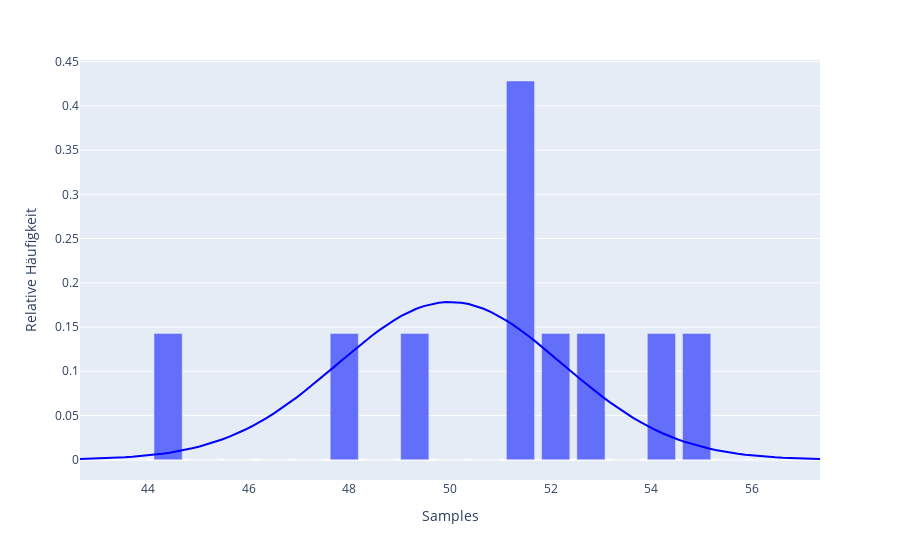
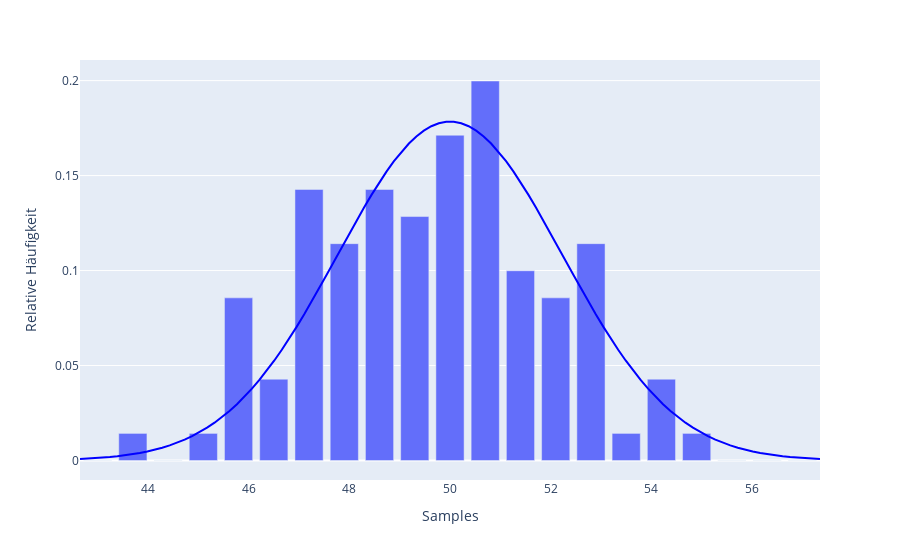
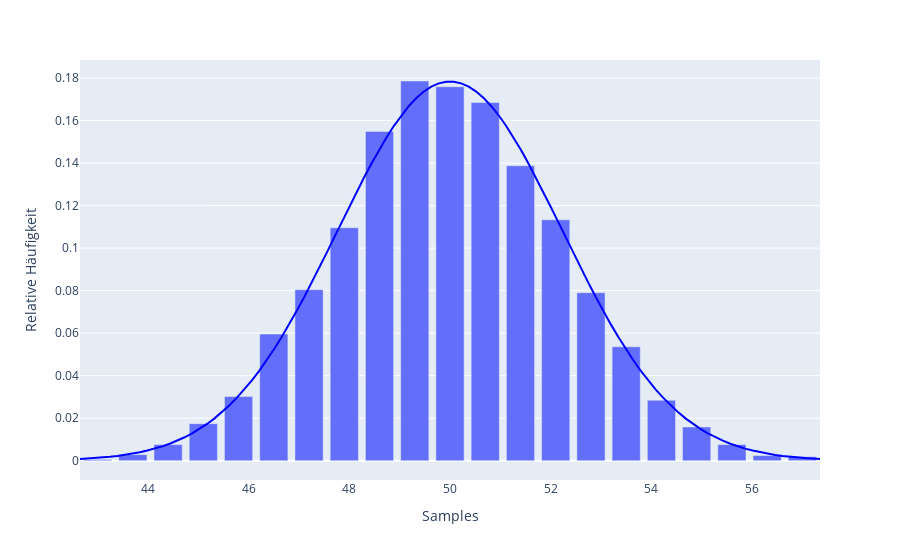
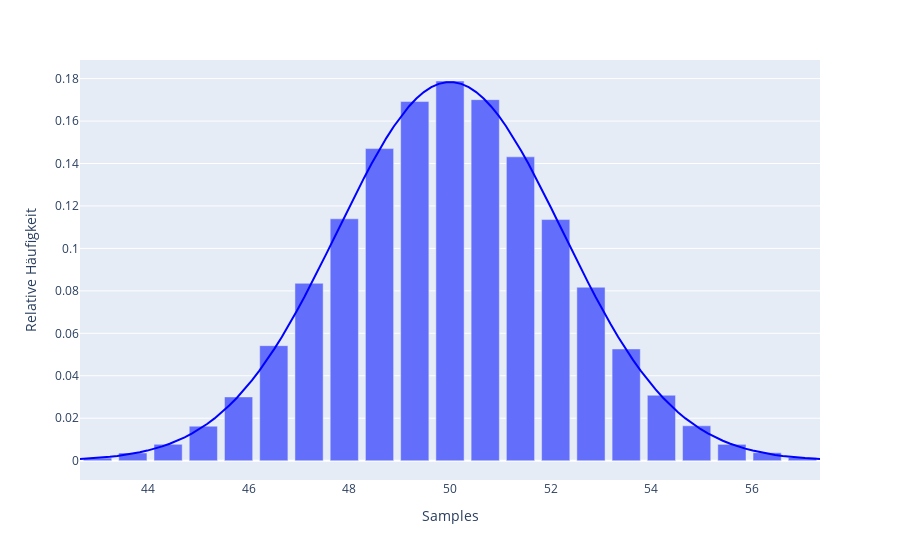

Notebook code cell kept with these figures, in order:
### Code cell
import scipy.stats
import numpy
import pandas
import plotly.express
import plotly.graph_objs

# Fix the random seed to make all experiments reproducible
numpy.random.seed(1738)

Mittelwert=50
Varianz=5
Saeulen=21
ProzentSchranke=0.999
Normalverteilung=scipy.stats.norm(loc=Mittelwert,scale=numpy.sqrt(Varianz))
range_min,range_max=Normalverteilung.interval(ProzentSchranke)

print("Normalverteilung (scipy.stats.norm):\n")
print("Standardabweichung: "+str(Normalverteilung.std()))
print("Varianz           : "+str(Normalverteilung.var()))
print("Mittelwert        : "+str(Normalverteilung.mean()))
print("Median            : "+str(Normalverteilung.median()))
print("Unteres x von "+str(ProzentSchranke*100)+"% der Werte: "+str(range_min))
print("Oberes  x von "+str(ProzentSchranke*100)+"% der Werte: "+str(range_max))
print("\n")
#100 X Werte zwischen range_min & range_max:
x=numpy.linspace(range_min,range_max,100)
#Wahrscheinlichkeitsdichtefunktion/probability density function
#für die XKoordinaten von x
pdf=Normalverteilung.pdf(x)
#ErrorWert Listen:
means,medians,stds,emps=[],[],[],[]
draws=[10, 100, 10000, 100000, 1000000, 10000000]
for m,size in enumerate(draws):
    print("m="+str(m)+" size="+str(size))
    #Zufällige Werte aus der Verteilung ziehen
    sample=Normalverteilung.rvs(size=size)
    #print(sample[0])#gibt ein Zufälligen Wert aus der aus der Normalverteilung entnommen wurde
    YHistogram,XHistogram=numpy.histogram(sample,bins=Saeulen,range=(range_min,range_max),density=True)
    #print(YHistogram)#Relative Häufigkeiten der Samples
    #Eine Liste mit den XKoordinaten die in der Mitte der Balken sind!
    XCenterH=(XHistogram[:-1]+XHistogram[1:])/2    
    #print(len(XCenterH))# dasselbe wie die Anzahl der Säulen natürlich!
    #X hat ein X mehr weil ein Balken hat 2 Punkte -> 21 Balken -> 1.Balken 2, die Restlichen 1 Punkt also 22 Punkte
    #print(str(len(YHistogram))+" / "+str(len(XHistogram)))
    
    #Balkendiagramm 
    df=pandas.DataFrame(numpy.column_stack((XCenterH,YHistogram)),columns=["Samples","Relative Häufigkeit"])
    figure=plotly.express.bar(df,x="Samples",y="Relative Häufigkeit")
    
    #"Normalverteilungskurve"
    figure.add_scatter(x=x,y=pdf,mode="lines",showlegend=False,line=dict(color="blue"))
    figure.show()
    
    #Quadratischen Fehler merken:
    means.append((Normalverteilung.mean()-sample.mean())**2)
    medians.append((Normalverteilung.median()-sample.mean())**2)
    stds.append((Normalverteilung.std()-sample.std())**2)
    emp_errors=[]
    for i in range(Saeulen):
        #Der "richtige Y Wert", der Y Wert der Wahrscheinlichkeitsdichtefunktion an Stelle des Balken
        WTrueValue=Normalverteilung.pdf(x=XCenterH[i])
        emp_errors.append((WTrueValue-YHistogram[i])**2)
    emps.append(numpy.mean(emp_errors))    
    print("Standardabweichung: "+str(sample.std()))
    print("Varianz           : "+str(sample.var()))
    print("Mittelwert        : "+str(sample.mean()))
    print("Median            : "+str(numpy.median(sample)))
    print()
    print(f"Mean squared error     : {means[m]}")
    print(f"Median squared error   : {medians[m]}")
    print(f"Std squared error      : {stds[m]}")
    print(f"Empirical squared error: {emps[m]}")
    
    print("------------------------------------------------\n")
